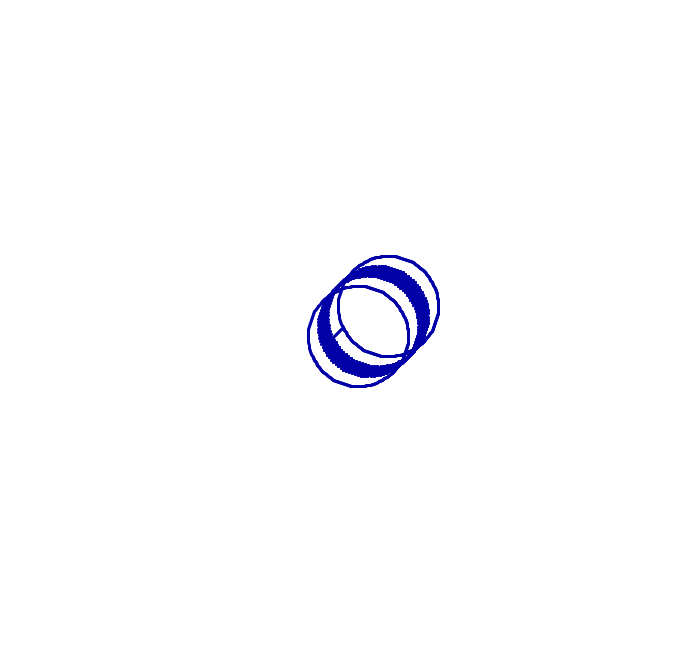

This figure's Python source:
import os
import PIL
from PIL import ImageGrab
from PIL import Image
import turtle
import random
import math

this_dir = os.getcwd()
bounds = (366, 140, 1060, 800)

don = turtle.Turtle()

don.speed(10)
don.pencolor(0.0, 0.0, 0.7)
don.width(3)
don.penup()
don.hideturtle()

mike = don.clone()
mike_offset = 10

raph = mike.clone()
raph_offset = 20

amplitude = 50
frequency = math.pi/50
phase = 2

x_0 = -amplitude * math.sin((0 * frequency) + phase)
y_0 =  amplitude * math.cos((0 * frequency) + phase)

mike_x = x_0 + mike_offset
mike_y = y_0 + mike_offset
raph_x = x_0 + raph_offset
raph_y = y_0 + raph_offset

don.goto(x_0, y_0)
don.pendown()
mike.goto(mike_x, mike_y)
mike.pendown()
raph.goto(raph_x, raph_y)
raph.pendown()

def run():
    for t in range(0, 180):
        x = -amplitude * math.sin((t * frequency) + phase)
        y = amplitude * math.cos((t * frequency) + phase)
        don.goto(x, y)
        mike.goto(x+mike_offset, y+mike_offset)
        mike.goto(x+raph_offset, y+raph_offset)
        raph.goto(x+raph_offset+10, y+raph_offset+10)

    img = ImageGrab.grab(bbox=bounds)
    img.save(this_dir + '/tartle03/tart.png', quality=95)
